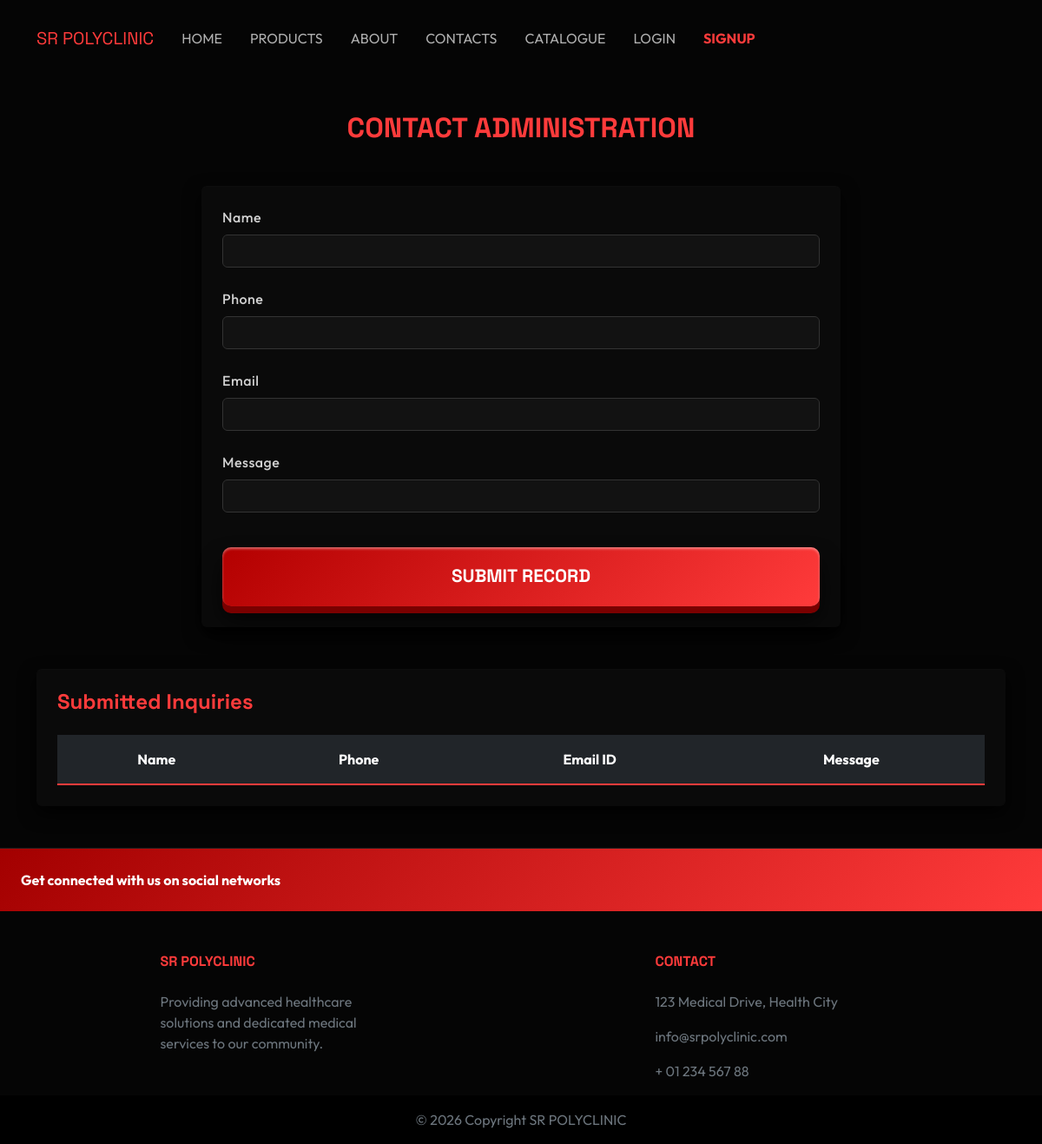
/contact/, run on an earlier commit of the app's database.
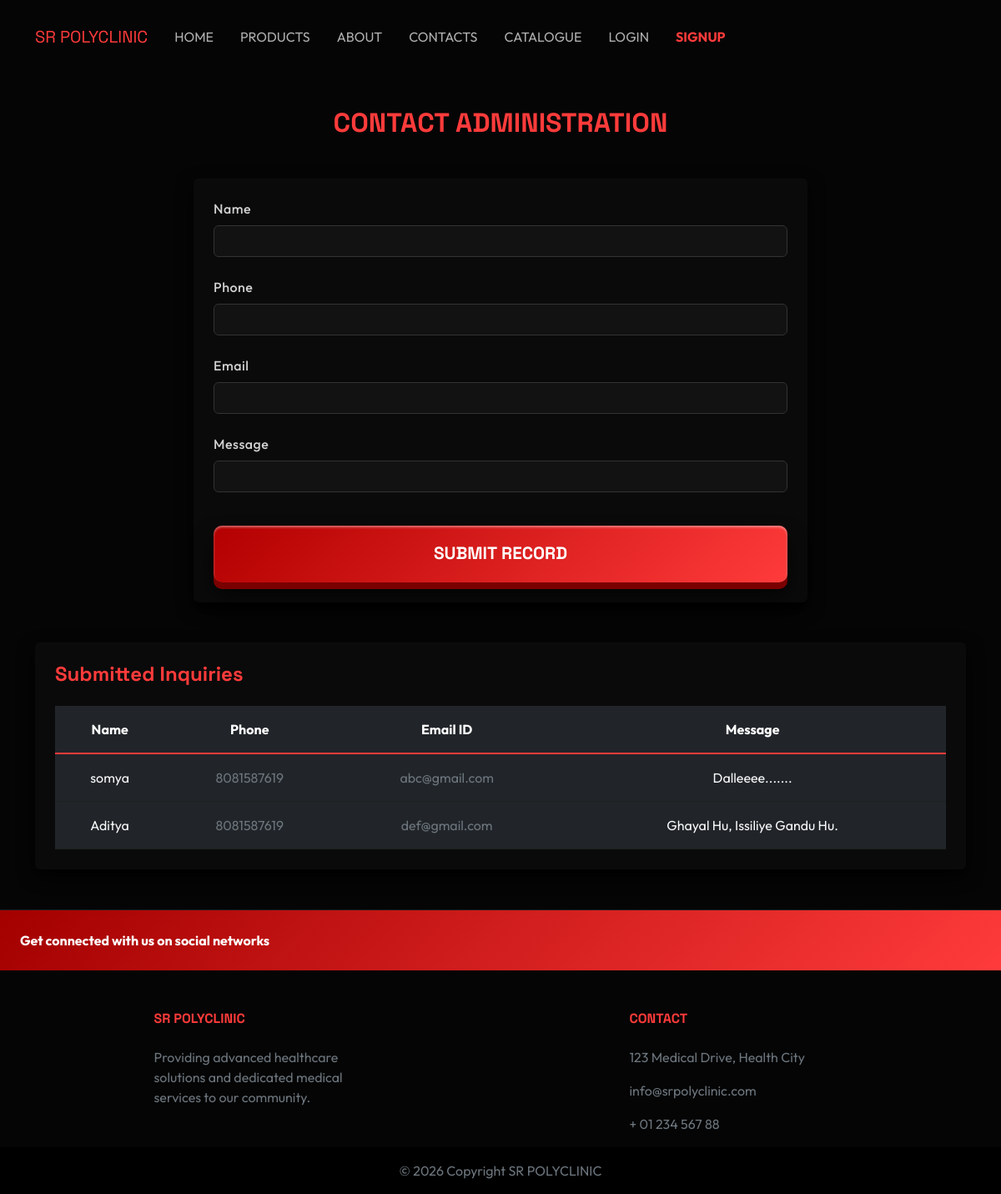
And on a later commit of the database.
### Shop/models.py (models this page shows, shortened)
class Contact(models.Model):
    name = models.CharField(max_length=100)
    phone = models.CharField(max_length=100)
    emailid = models.EmailField(max_length=100)
    msg = models.TextField()

### Shop/views.py (the view, shortened to what this page needs)
# urls.py: path('contact/', views.contact, name="contact"),
def contact(r):
    d = Contact.objects.all()
    return render(r, 'contact.html', {'data': d})

### templates/contact.html (shortened to what this page needs)
{% extends 'base.html' %}
{% block content %}
<div class="container my-5">
    <h2 class="txt-red fw-bold mb-5 text-center text-uppercase">Contact Administration</h2>
    <div class="row justify-content-center">
        <div class="col-md-8">
            <div class="card bg-panel border-0 p-4 mb-5">
                <form action="/contact/" method="POST">
                    <div class="mb-4">
                        <label class="form-label">Name</label>
                        <input type="text" name="name" class="form-control">
                    </div>
                    <div class="mb-4">
                        <label class="form-label">Phone</label>
                        <input type="tel" name="phone" class="form-control">
                    </div>
                    <div class="mb-4">
                        <label class="form-label">Email</label>
                        <input type="email" name="email" class="form-control">
                    </div>
                    <div class="mb-4">
                        <label class="form-label">Message</label>
                        <input type="text" name="msg" class="form-control">
                    </div>
                    <button type="submit" class="btn-3d w-100 mt-3">Submit Record</button>
                </form>
            </div>
        </div>
    </div>
    <div class="card bg-panel border-0 p-4">
        <h4 class="txt-red fw-bold mb-4">Submitted Inquiries</h4>
        <div class="table-responsive">
            <table class="table table-dark table-hover table-borderless text-center align-middle m-0">
              <thead style="border-bottom: 2px solid #ff3b3b;">
                <tr>
                  <th scope="col" class="py-3">Name</th>
                  <th scope="col" class="py-3">Phone</th>
                  <th scope="col" class="py-3">Email ID</th>
                  <th scope="col" class="py-3">Message</th>
                </tr>
              </thead>
              <tbody>
                {% for contactItem in data %}
                <tr style="border-bottom: 1px solid #1f1f1f;">
                  <td class="py-3 text-light">{{contactItem.name}}</td>
                  <td class="py-3 text-secondary">{{contactItem.phone}}</td>
                  <td class="py-3 text-secondary">{{contactItem.emailid}}</td>
                  <td class="py-3 text-light">{{contactItem.msg}}</td>
                </tr>
                {% endfor %}
              </tbody>
            </table>
        </div>
    </div>
</div>
{% endblock %}

### templates/base.html (shortened to what this page needs)
{% load static %}
<!doctype html>
<html lang="en">
    <head>
        <link href="https://cdn.jsdelivr.net/npm/bootstrap@5.3.3/dist/css/bootstrap.min.css" rel="stylesheet" />
        <link href="{% static 'css/base.css' %}?v=1" rel="stylesheet" />
    </head>
    <body class="d-flex flex-column min-vh-100">
        <nav id="navigationBar" class="navbar navbar-expand-lg navbar-dark py-4" style="background-color: #050505; position: fixed; top: 0; width: 100%; z-index: 1000; transition: transform 0.4s ease-in-out;">
            <div class="container">
                <a class="navbar-brand txt-red" href="/">SR POLYCLINIC</a>
                <div class="collapse navbar-collapse" id="navC">
                    <ul class="navbar-nav me-auto mb-2 mb-lg-0">
                        <li class="nav-item"><a class="nav-link px-3" href="/">HOME</a></li>
                        <li class="nav-item"><a class="nav-link px-3" href="/products/">PRODUCTS</a></li>
                        <li class="nav-item"><a class="nav-link px-3" href="/about/">ABOUT</a></li>
                        <li class="nav-item"><a class="nav-link px-3" href="/contact/">CONTACTS</a></li>
                        <li class="nav-item"><a class="nav-link px-3" href="/catalogue/">CATALOGUE</a></li>
                        {% if user.is_authenticated %}
                        <li class="nav-item"><a class="nav-link px-3 txt-red fw-bold" href="/logout/">LOGOUT</a></li>
                        {% else %}
                        <li class="nav-item"><a class="nav-link px-3" href="/login/">LOGIN</a></li>
                        <li class="nav-item"><a class="nav-link px-3 txt-red fw-bold" href="/signup/">SIGNUP</a></li>
                        {% endif %}
                    </ul>
                </div>
            </div>
        </nav>
        <main class="flex-grow-1" style="margin-top: 80px;">
            {% block content %} {% endblock content %}
        </main>
        <footer id="footerArea" class="text-center text-lg-start mt-auto" style="background-color: #050505; border-top: 1px solid #1f1f1f; position: relative; z-index: 1000;">
            <section class="d-flex justify-content-between p-4 bg-red">
                <div class="me-5">
                    <span class="fw-bold" style="color: white;">Get connected with us on social networks</span>
                </div>
            </section>
            <div class="container text-center text-md-start mt-5">
                <div class="row mt-3">
                    <div class="col-md-3 col-lg-4 col-xl-3 mx-auto mb-4">
                        <h6 class="text-uppercase fw-bold mb-4 txt-red">SR POLYCLINIC</h6>
                        <p class="text-secondary">Providing advanced healthcare solutions and dedicated medical services to our community.</p>
                    </div>
                    <div class="col-md-4 col-lg-3 col-xl-3 mx-auto mb-md-0 mb-4">
                        <h6 class="text-uppercase fw-bold mb-4 txt-red">Contact</h6>
                        <p class="text-secondary">123 Medical Drive, Health City</p>
                        <p class="text-secondary">info@srpolyclinic.com</p>
                        <p class="text-secondary">+ 01 234 567 88</p>
                    </div>
                </div>
            </div>
            <div class="text-center p-3 text-secondary" style="background-color: #000000">
                © 2026 Copyright SR POLYCLINIC
            </div>
        </footer>
    </body>
</html>

### static/css/base.css (style rules this page uses)
html, body { background-color: #050505 !important; color: #e0e0e0; font-family: 'Outfit', sans-serif; margin: 0; padding: 0; }
main { background-color: #050505 !important; }
h1, h2, h3, h4, h5, h6, .navbar-brand, .modal-title { font-family: 'Space Grotesk', sans-serif; }
.bg-panel { background-color: #0a0a0a !important; box-shadow: inset 0 1px 1px rgba(255, 255, 255, 0.02), 0 8px 20px rgba(0, 0, 0, 0.9); color: #e0e0e0; }
.txt-red { color: #ff3b3b !important; }
.bg-red { background: linear-gradient(135deg, #a30000, #ff3b3b) !important; color: #ffffff; }
.btn-3d { background: linear-gradient(135deg, #b30000, #ff3b3b); border: none; color: #ffffff; font-family: 'Space Grotesk', sans-serif; font-size: 1.3rem; font-weight: 700; padding: 18px 50px; border-radius: 10px; box-shadow: 0 8px 0 #7a0000, 0 15px 25px rgba(0,0,0,0.7), inset 0 2px 3px rgba(255,255,255,0.4); transition: all 0.1s ease; text-transform: uppercase; display: inline-block; text-decoration: none; cursor: pointer; }
.nav-link { color: #b0b0b0; position: relative; transition: color 0.3s; }
.form-label { color: #d1d1d1 !important; font-weight: 500; letter-spacing: 0.5px; }
.form-control, .form-select { background-color: #121212 !important; border: 1px solid #333333 !important; color: #ffffff !important; transition: all 0.3s ease; }

What changed in the data, as far as the page shows it:
added Contact: name "somya", phone "8081587619", emailid "abc@gmail.com", msg "Dalleeee......."
added Contact: name "Aditya", phone "8081587619", emailid "def@gmail.com", msg "Ghayal Hu, Issiliye Gandu Hu."
